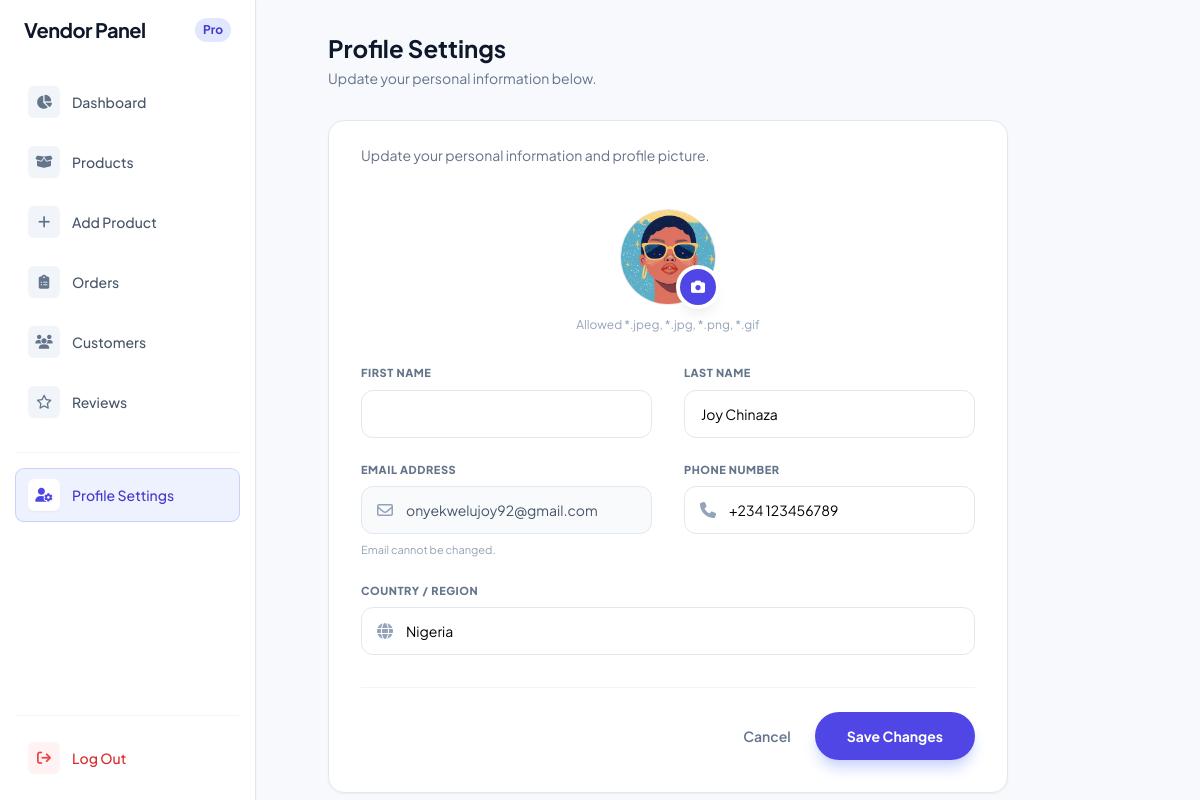
The app's page /vendor/dashboard/profile/ (signed in) with its own data.
### userauth/models.py (models this page shows)
class User(AbstractUser):
    email = models.EmailField( unique=True)
    username = models.CharField( unique=True, blank=True, null=True, max_length=50)
    firstname = models.CharField(max_length=100, null=True, blank=True)
    lastname = models.CharField(max_length=100, null=True, blank=True)
    country = models.CharField(max_length=100, null=True, blank=True)
    phone = models.CharField(max_length=100, null=True, blank=True)
    image = models.ImageField(upload_to='image', null=True, blank=True)
    REQUIRED_FIELDS = ['username']
    USERNAME_FIELD = 'email'

### vendor/views.py (the view, shortened to what this page needs)
# urls.py: path('dashboard/profile/', views.vendor_profile, name='vendor_profile'),
@login_required
def vendor_profile(request):
    user = request.user  # your custom user model instance
    return render(request, 'vendor/profile.html')

### store/context_processors.py (called while the page is built)
def cart_wishlist_counts(request):
    cart_count = 0
    wishlist_count = 0
    if request.user.is_authenticated:
        cart_count = Cart.objects.filter(user=request.user).count()
        wishlist_count = Wishlist.objects.filter(user=request.user).count()
    return {
        'CART_ITEM_COUNT': cart_count,
        'WISHLIST_ITEM_COUNT': wishlist_count,
    }

def default(request):
    categories = Category.objects.all()
    return {
        'categories': categories,
    }

### templates/vendor/profile.html (shortened to what this page needs)
<!DOCTYPE html>
<html lang="en">
<head>
    <script src="https://cdn.tailwindcss.com"></script>
    <link href="https://cdnjs.cloudflare.com/ajax/libs/flowbite/2.2.1/flowbite.min.css" rel="stylesheet" />
    <link rel="stylesheet" href="https://cdnjs.cloudflare.com/ajax/libs/font-awesome/6.4.0/css/all.min.css">
</head>
<body class="bg-[#F8F9FC] h-screen flex overflow-hidden font-['Plus_Jakarta_Sans']">
    <aside class="w-64 bg-white border-r border-slate-200 hidden lg:block flex-shrink-0 z-20">
        {% include 'vendor/includes/vendor.sidebar.html' %}
    </aside>
    <main class="flex-1 px-6 lg:px-[6%] 2xl:px-[12%] p-8 overflow-y-auto h-full mobile-padding">
        <header class="flex items-center justify-between mb-8">
            <div>
                <h1 class="font-bold text-2xl text-slate-900">Profile Settings</h1>
                <p class="text-slate-500 text-sm mt-1">Update your personal information below.</p>
            </div>
        </header>
        <div
            class="bg-white rounded-2xl border border-slate-200 shadow-sm overflow-hidden lg:w-[85%] 2xl:w-[70%] mobile-full-width">
            <div class="px-6 md:px-8 pt-6 pb-3">
                <p class="text-sm text-slate-500">Update your personal information and profile picture.</p>
            </div>
            <div class="px-6 md:px-8 pb-8">
                <form method="POST" enctype="multipart/form-data" class="space-y-8">
                    <div class="flex flex-col items-center">
                        <div class="relative">
                            <div
                                class="h-24 w-24 rounded-full bg-slate-100 border border-slate-200 overflow-hidden grid place-items-center">
                                {% if user.image %}
                                <img src="{{ user.image.url }}" alt="Profile" class="h-full w-full object-cover">
                                {% else %}
                                <i class="fa-regular fa-user text-slate-400 text-2xl"></i>
                                {% endif %}
                            </div>
                            <label for="profileImage"
                                class="absolute bottom-0 right-0 h-9 w-9 rounded-full bg-indigo-600 text-white grid place-items-center shadow-lg ring-4 ring-white cursor-pointer hover:bg-indigo-700 transition">
                                <i class="fa-solid fa-camera text-sm"></i>
                            </label>
                        </div>
                        <p class="mt-3 text-xs text-slate-400">Allowed *.jpeg, *.jpg, *.png, *.gif</p>
                    </div>
                    <div class="grid grid-cols-1 md:grid-cols-2 gap-x-8 gap-y-6">
                        <div>
                            <label
                                class="block text-[11px] font-extrabold tracking-wider text-slate-500 mb-2 uppercase">First
                                Name</label>
                            <input type="text" name="firstname" value="{{ user.firstname|default:'' }}" required
                                class="w-full h-12 rounded-xl border border-slate-200 px-4 text-sm outline-none focus:ring-4 focus:ring-indigo-100 focus:border-indigo-300">
                        </div>
                        <div>
                            <label
                                class="block text-[11px] font-extrabold tracking-wider text-slate-500 mb-2 uppercase">Last
                                Name</label>
                            <input type="text" name="lastname" value="{{ user.lastname|default:'' }}" required
                                class="w-full h-12 rounded-xl border border-slate-200 px-4 text-sm outline-none focus:ring-4 focus:ring-indigo-100 focus:border-indigo-300">
                        </div>
                        <div>
                            <label
                                class="block text-[11px] font-extrabold tracking-wider text-slate-500 mb-2 uppercase">Email
                                Address</label>
                            <div class="relative">
                                <span class="absolute inset-y-0 left-4 flex items-center text-slate-400">
                                    <i class="fa-regular fa-envelope"></i>
                                </span>
                                <input type="email" name="email" value="{{ user.email }}" readonly
                                    class="w-full h-12 rounded-xl border border-slate-200 bg-slate-50 pl-11 pr-4 text-sm text-slate-600 outline-none">
                            </div>
                            <p class="mt-2 text-[11px] text-slate-400">Email cannot be changed.</p>
                        </div>
                        <div>
                            <label
                                class="block text-[11px] font-extrabold tracking-wider text-slate-500 mb-2 uppercase">Phone
                                Number</label>
                            <div class="relative">
                                <span class="absolute inset-y-0 left-4 flex items-center text-slate-400">
                                    <i class="fa-solid fa-phone"></i>
                                </span>
                                <input type="text" name="phone" value="{{ user.phone|default:'' }}" required
                                    class="w-full h-12 rounded-xl border border-slate-200 pl-11 pr-4 text-sm outline-none focus:ring-4 focus:ring-indigo-100 focus:border-indigo-300"
                                    placeholder="+234...">
                            </div>
                        </div>
                        <div class="md:col-span-2">
                            <label
                                class="block text-[11px] font-extrabold tracking-wider text-slate-500 mb-2 uppercase">Country
                                / Region</label>
                            <div class="relative">
                                <span class="absolute inset-y-0 left-4 flex items-center text-slate-400">
                                    <i class="fa-solid fa-globe"></i>
                                </span>
                                <input type="text" name="country" value="{{ user.country|default:'' }}" required
                                    class="w-full h-12 rounded-xl border border-slate-200 pl-11 pr-4 text-sm outline-none focus:ring-4 focus:ring-indigo-100 focus:border-indigo-300"
                                    placeholder="e.g. Nigeria">
                            </div>
                        </div>
                    </div>
                    <div
                        class="pt-6 border-t border-slate-100 flex items-center justify-end gap-6 mobile-center-actions">
                        <a href="#" class="text-sm font-semibold text-slate-500 hover:text-slate-700">Cancel</a>
                        <button type="submit"
                            class="h-12 px-8 rounded-full bg-indigo-600 text-white text-sm font-bold shadow-lg shadow-indigo-200 hover:bg-indigo-700 transition mobile-full-width">
                            Save Changes
                        </button>
                    </div>
                </form>
            </div>
        </div>
    </main>
</body>
</html>

### templates/vendor/profile.html (style rules this page uses)
body { font-family: 'Plus Jakarta Sans', sans-serif; }

### records on screen
User: image (picture), lastname "Joy Chinaza", email "onyekwelujoy92@gmail.com", phone "+234 123456789", country "Nigeria"
